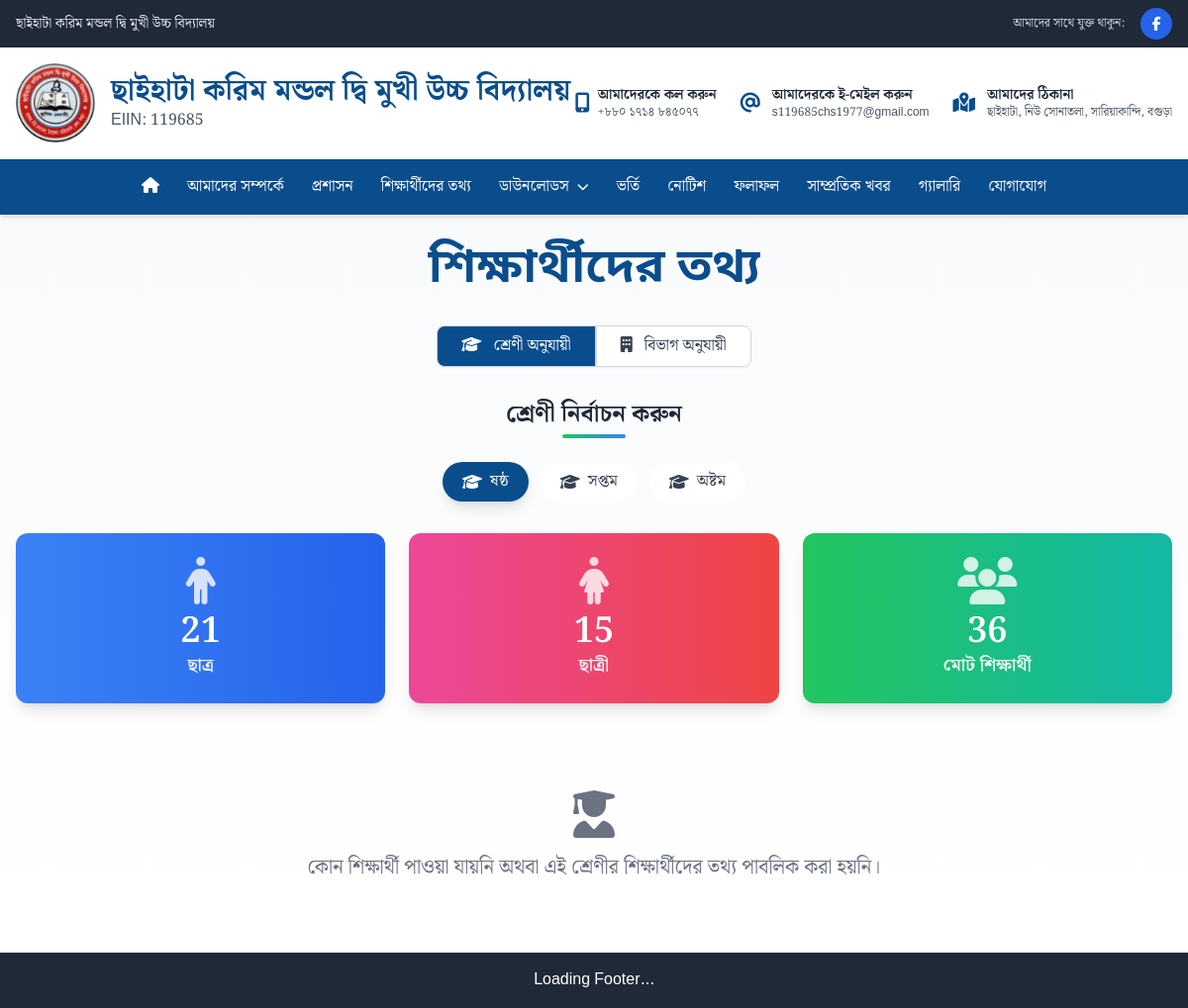
The page /students/ on the database its author committed.
### web/models.py (models this page shows, shortened)
class TimeStampModel(models.Model):
    created_at = models.DateTimeField(auto_now_add=True)
    updated_at = models.DateTimeField(auto_now=True)
    class Meta:
        abstract = True

class SchoolInfo(TimeStampModel):
    name = models.CharField(max_length=255, verbose_name="School Name")
    address = models.TextField()
    email = models.EmailField()
    phone = models.CharField(max_length=20)
    logo = models.ImageField(upload_to='school/', help_text="Upload the main logo for the navbar.")
    favicon = models.ImageField(upload_to='school/', blank=True, null=True, help_text="Upload a .ico or .png file for the browser tab icon.")
    established_year = models.CharField(max_length=4)
    description = models.TextField(null=True, blank=True, verbose_name="School Description")
    history = models.TextField(null=True, blank=True, verbose_name="School History")
    vision = models.TextField(null=True, blank=True, verbose_name="School Vision")
    mission = models.TextField(null=True, blank=True, verbose_name="School Mission")
    reg_no = models.CharField(max_length=100, blank=True, null=True, verbose_name="Registration Number")
    facebook_url = models.URLField(max_length=255, blank=True, null=True, verbose_name="Facebook URL")
    instagram_url = models.URLField(max_length=255, blank=True, null=True, verbose_name="Instagram URL")
    youtube_url = models.URLField(max_length=255, blank=True, null=True, verbose_name="YouTube URL")
    linkedin_url = models.URLField(max_length=255, blank=True, null=True, verbose_name="LinkedIn URL")
    class Meta:
        verbose_name_plural = 'স্কুলের তথ্য'

class Class(TimeStampModel):
    name = models.CharField(max_length=50)
    name_en = models.CharField(max_length=50)
    numeric_value = models.IntegerField(unique=True)
    description = models.TextField(blank=True)
    male_student = models.IntegerField(default=0, verbose_name="Male Students (Manual)")
    female_student = models.IntegerField(default=0, verbose_name="Female Students (Manual)")
    show_students_publicly = models.BooleanField(default=True, help_text="Display student list publicly for this class.")
    class Meta:
        verbose_name_plural = 'Classes'
        ordering = ['numeric_value']
    class Meta:
        verbose_name_plural = 'ক্লাসের তথ্য'

### web/views.py (the view)
# urls.py: path('students/', students, name='students'),
def students(request):
    classes = Class.objects.all().order_by('numeric_value')
    departments = Department.objects.all()
    initial_class = classes.first()
    students_to_display_qs = Student.objects.none()
    male_count = 0
    female_count = 0
    if initial_class:
        male_count = initial_class.male_student
        female_count = initial_class.female_student
        if initial_class.show_students_publicly:
            students_to_display_qs = Student.objects.filter(class_name=initial_class).select_related('class_name', 'department')
    initial_students_data = [{
        'id': student.id,
        'name': student.name,
        'roll': student.roll_number,
        'registration': student.registration_number,
        'class_name': student.class_name.name,
        'department': student.department.name if student.department else '',
        'image': student.photo.url if student.photo else f'/static/img/administration/{student.id % 10 + 1}.jpeg',
        'guardian_name': student.guardian_name,
        'guardian_phone': student.guardian_phone,
        'address': student.address,
    } for student in students_to_display_qs]
    context = {
        'classes': classes,
        'departments': departments,
        'initial_students': initial_students_data,
        'initial_class_id': initial_class.id if initial_class else None,
        'initial_male_count': male_count,
        'initial_female_count': female_count,
    }
    return render(request, 'website/students.html', context)

### template/website/students.html (shortened to what this page needs)
{% extends 'website/base.html' %}
{% block content %}
<div class="bg-gradient-to-b from-gray-50 to-white py-8">
    <div class="container mx-auto max-w-[90rem] px-4">
        <h1 class="sans text-4xl md:text-5xl font-semibold text-center text-[var(--color-primary)] mb-8">
            শিক্ষার্থীদের তথ্য
        </h1>
        <div x-data="{
            activeTab: 'class',
            activeClass: {{ initial_class_id|default:'null' }},
            activeDept: '',
            loading: false,
            async filterStudents() {
                this.loading = true;
                let url = '{% url "filter_students" %}?';
                if (this.activeTab === 'class' && this.activeClass) {
                    url += `class_id=${this.activeClass}`;
                }
                else if (this.activeTab === 'dept' && this.activeDept) {
                    url += `dept_slug=${this.activeDept}`;
                } else {
                    // If no filter is selected after an interaction, clear the view
                    document.getElementById('student-counts-container').innerHTML = '';
                    document.getElementById('student-list-container').innerHTML = `<div class='col-span-full text-center py-10'><div class='text-gray-500'><i class='fas fa-hand-pointer text-5xl mb-4'></i><p class='text-xl'>অনুগ্রহ করে একটি শ্রেণী বা বিভাগ নির্বাচন করুন।</p></div></div>`;
                    this.loading = false;
                    return;
                }
                try {
                    const response = await fetch(url);
                    const data = await response.json(); // Expect JSON with html partials
                    document.getElementById('student-counts-container').innerHTML = data.student_counts_html;
                    document.getElementById('student-list-container').innerHTML = data.student_list_html;
                } catch (error) {
                    console.error('Failed to filter students:', error);
                    document.getElementById('student-list-container').innerHTML = `<div class='col-span-full text-center py-10'><div class='text-red-500'><i class='fas fa-exclamation-triangle text-5xl mb-4'></i><p class='text-xl'>তথ্য আনতে সমস্যা হয়েছে।</p></div></div>`;
                } finally {
                    this.loading = false;
                }
            },
            init() {
                // Initial data is rendered by Django. The first AJAX call will happen on user interaction.
            }
        }" x-init="init()">
            <div class="flex justify-center mb-8">
                <div class="inline-flex rounded-md shadow-sm">
                    <button @click="activeTab = 'class'; activeDept = ''; if (activeClass) filterStudents();"
                            :class="{
                                'bg-[var(--color-primary)] text-white': activeTab === 'class',
                                'bg-white text-gray-700 hover:bg-gray-100': activeTab !== 'class'
                            }"
                            class="px-6 py-2 rounded-l-lg border border-gray-300 font-medium transition-colors duration-200">
                        <i class="fas fa-graduation-cap mr-2"></i> শ্রেণী অনুযায়ী
                    </button>
                    <button @click="activeTab = 'dept'; activeClass = null; if (activeDept) filterStudents();"
                            :class="{
                                'bg-[var(--color-primary)] text-white': activeTab === 'dept',
                                'bg-white text-gray-700 hover:bg-gray-100': activeTab !== 'dept'
                            }"
                            class="px-6 py-2 rounded-r-lg border border-gray-300 font-medium transition-colors duration-200">
                        <i class="fas fa-building mr-2"></i> বিভাগ অনুযায়ী
                    </button>
                </div>
            </div>
            <div x-show="activeTab === 'class'" x-transition>
                <div class="text-center mb-6">
                    <h2 class="text-2xl font-bold text-gray-800 mb-1">শ্রেণী নির্বাচন করুন</h2>
                    <div class="h-1 w-16 mx-auto bg-gradient-to-r from-green-500 to-blue-500 rounded-full"></div>
                </div>
                <div class="flex flex-wrap justify-center gap-3 mb-8">
                    {% for class in classes %}
                    <button @click="activeClass = {{ class.id }}; filterStudents();"
                            :class="{
                                'bg-[var(--color-primary)] text-white shadow-lg': activeClass === {{ class.id }},
                                'bg-white text-gray-700 hover:bg-gray-100': activeClass !== {{ class.id }}
                            }"
                            class="px-5 py-2 rounded-full transition-all duration-200 font-medium flex items-center gap-2">
                        <i class="fas fa-graduation-cap"></i>
                        {{ class.name }}
                    </button>
                    {% endfor %}
                </div>
            </div>
            <div id="student-counts-container" class="transition-opacity duration-300" :class="{'opacity-50': loading}">
                {% if initial_class_id %}
                    {% include 'component/students/student_counts.html' with male_count=initial_male_count female_count=initial_female_count total_count=initial_male_count|add:initial_female_count %}
                {% endif %}
            </div>
            <div id="student-list-container" class="transition-opacity duration-300" :class="{'opacity-50': loading}">
                {% include 'component/students/student_list.html' with students=initial_students %}
            </div>
        </div>
    </div>
</div>
{% endblock %}

### template/website/include/navbar.html (shortened to what this page needs)
{% load static %}
<div class="bg-gray-800 text-white text-sm py-2 w-full">
  <div class="container mx-auto max-w-[90rem] px-4 flex justify-between items-center">
    <div class="flex-1">
      {% if latest_notices %}
      <marquee class="text-white text-sm font-medium" behavior="scroll" direction="left" scrollamount="4">
        <i class="fas fa-bell mr-2"></i>
        {% for notice in latest_notices %}
          <span class="inline-flex items-center">
            <span class="bg-red-500 text-white text-xs px-2 py-1 rounded-full mr-2">নোটিশ</span>
            {{ notice.short_description }}
          </span>
          {% if not forloop.last %}
            <span class="mx-4 text-yellow-300">
              <i class="fas fa-star"></i>
              <i class="fas fa-star"></i>
              <i class="fas fa-star"></i>
            </span>
          {% endif %}
        {% endfor %}
      </marquee>
      {% elif latest_notice %}
      <marquee class="text-white text-sm font-medium" behavior="scroll" direction="left" scrollamount="4">
        <i class="fas fa-bell mr-2"></i>সর্বশেষ নোটিশ: {{ latest_notice.short_description }}
      </marquee>
      {% elif school_info %}
      <span class="text-gray-200">{{ school_info.name }}</span>
      {% else %}
      <span class="text-gray-200">আমাদের ওয়েব সাইটে আপনাকে স্বাগতম</span>
      {% endif %}
    </div>
    {% if school_info %}
    <div class="flex items-center space-x-1 pl-5">
      <span class="text-gray-300 text-xs mr-3 hidden sm:inline">আমাদের সাথে যুক্ত থাকুন:</span>
      {% if school_info.facebook_url %}
      <a href="{{ school_info.facebook_url }}" target="_blank" rel="noopener noreferrer"
         class="w-8 h-8 bg-blue-600 hover:bg-blue-700 rounded-full flex items-center justify-center transition-all duration-300 transform hover:scale-110"
         title="Facebook">
        <i class="fab fa-facebook-f text-sm"></i>
      </a>
      {% endif %}
    </div>
    {% endif %}
  </div>
</div>
<div class="bg-white py-4 border-b w-full">
  <div class="container mx-auto max-w-[90rem] px-4 flex items-center justify-between">
    <div class="flex items-center">
      <a href="{% url 'home' %}" class="flex items-center">
        <img src="{{ school_info.logo.url }}" alt="Logo" class="w-20 h-20 mr-4" />
        <div class="flex flex-col">
          <span class="font-bold text-3xl text-[var(--color-primary)]">{{ school_info.name }}</span>
          {% if school_info.reg_no %}
          <span class="text-base text-gray-600 font-medium">{{ school_info.reg_no }}</span>
          {% endif %}
        </div>
      </a>
    </div>
    <div class="hidden md:flex items-center space-x-6">
      {% if school_info %}
      <div class="flex items-center space-x-2">
        <i class="fas fa-mobile-alt text-xl text-[var(--color-primary)]"></i>
        <div>
          <p class="text-sm font-semibold text-gray-800">আমাদেরকে কল করুন</p>
          <p class="text-xs text-gray-600">{{ school_info.phone }}</p>
        </div>
      </div>
      <div class="flex items-center space-x-3">
        <i class="fas fa-at text-xl text-[var(--color-primary)]"></i>
        <div>
          <p class="text-sm font-semibold text-gray-800">আমাদেরকে ই-মেইল করুন</p>
          <p class="text-xs text-gray-600">{{ school_info.email }}</p>
        </div>
      </div>
      <div class="flex items-center space-x-3">
        <i class="fas fa-map-marked-alt text-xl text-[var(--color-primary)]"></i>
        <div>
          <p class="text-sm font-semibold text-gray-800">আমাদের ঠিকানা</p>
          <p class="text-xs text-gray-600">{{ school_info.address }}</p>
        </div>
      </div>
      {% endif %}
    </div>
  </div>
</div>
<nav class="bg-[var(--color-primary)] text-white w-full" x-data="{ sidebarOpen: false }" @open-sidebar.window="sidebarOpen = true" @keydown.window.escape="sidebarOpen = false">
  <div class="container mx-auto max-w-[90rem] px-4 flex items-center justify-center">
    <ul class="hidden md:flex flex-row space-x-1 items-center">
        <li><a href="{% url 'home' %}" class="block py-4 px-3 rounded hover:bg-[var(--color-secondary)] transition-all ease-in-out duration-300" title="Home"><i class="fas fa-home"></i></a></li>
        <li><a href="{% url 'about' %}" class="block py-4 px-3 rounded hover:bg-[var(--color-secondary)] transition-all ease-in-out duration-300">আমাদের সম্পর্কে</a></li>
        <li><a href="{% url 'administration' %}" class="block py-4 px-3 rounded hover:bg-[var(--color-secondary)] transition-all ease-in-out duration-300">প্রশাসন</a></li>
        <li><a href="{% url 'students' %}" class="block py-4 px-3 rounded hover:bg-[var(--color-secondary)] transition-all ease-in-out duration-300">শিক্ষার্থীদের তথ্য</a></li>
        <li class="relative group">
            <a href="#" class="block py-4 px-3 rounded hover:bg-[var(--color-secondary)] transition-all ease-in-out duration-300 flex items-center gap-1">ডাউনলোডস<i class="fas fa-chevron-down text-xs ml-1"></i></a>
        </li>
        <li><a href="{% url 'admission_list' %}" class="block py-4 px-3 rounded hover:bg-[var(--color-secondary)] transition-all ease-in-out duration-300">ভর্তি</a></li>
        <li><a href="{% url 'notice_list' %}" class="block py-4 px-3 rounded hover:bg-[var(--color-secondary)] transition-all ease-in-out duration-300">নোটিশ</a></li>
        <li><a href="{% url 'result_list' %}" class="block py-4 px-3 rounded hover:bg-[var(--color-secondary)] transition-all ease-in-out duration-300">ফলাফল</a></li>
        <li><a href="{% url 'samprotik_khobor' %}" class="block py-4 px-3 rounded hover:bg-[var(--color-secondary)] transition-all ease-in-out duration-300">সাম্প্রতিক খবর</a></li>
        <li><a href="{% url 'gallery_list' %}" class="block py-4 px-3 rounded hover:bg-[var(--color-secondary)] transition-all ease-in-out duration-300">গ্যালারি</a></li>
        <li><a href="{% url 'contact' %}" class="block py-4 px-3 rounded hover:bg-[var(--color-secondary)] transition-all ease-in-out duration-300">যোগাযোগ</a></li>
    </ul>
  </div>
</nav>

### rows shown on the page
SchoolInfo: name "ছাইহাটা করিম মন্ডল দ্বি মুখী উচ্চ বিদ্যালয়", logo (picture), reg_no "EIIN: 119685", phone "+৮৮০ ১৭১৪ ৮৪৫০৭৭", email "s119685chs1977@gmail.com", address "ছাইহাটা, নিউ সোনাতলা, সারিয়াকান্দি, বগুড়া"
Class: name "ষষ্ঠ"
Class: name "সপ্তম"
Class: name "অষ্টম"

### other values the page prints
{{ male_count }} "21"
{{ female_count }} "15"
{{ total_count }} "36"
